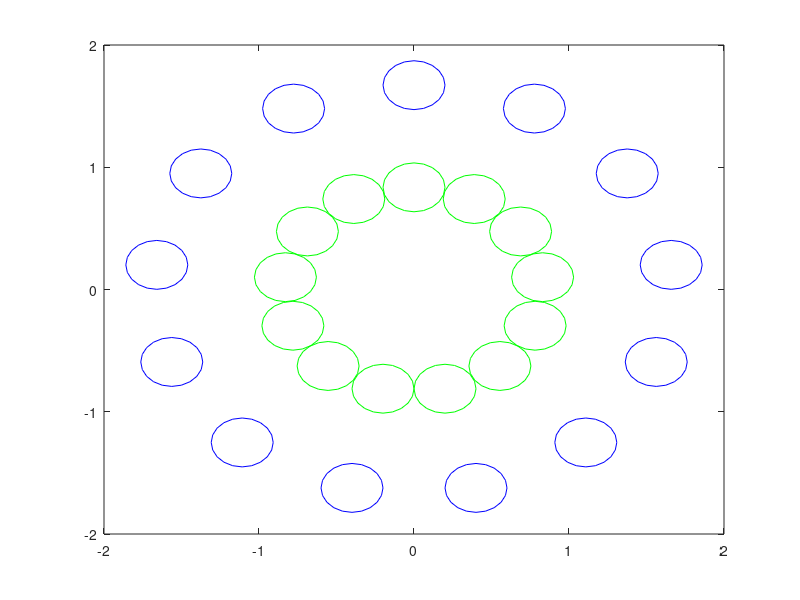

Source code (MATLAB): (Note: this script raises an error after producing the figure.)
function figure_overlap
% figure_overlap
% Draws a figure to explain the overlap calculation
n = 13;
B = .4;
w = B/2;
phi = pi/n;
rmin = w/sin(phi);
rmax = 2*rmin;
N = 1:n;
phis = 2*N*phi; % angle of spot centers, starting at vertical
O = rmin*[sin(phis') cos(phis')];
for i=1:n
  draw_circle(O(i,:), w, 'g');
end

phis3 = 2*N*phi; % same for outer spots
O3 = rmax*[sin(phis3') cos(phis3')];
for i=1:n
  draw_circle(O3(i,:), w, 'b');
end

% Indicate spot width, using last spot
phi4 = 2*N(end)*phi;
O4 = rmin*[sin(phi4) cos(phi4)];
dy = B;
draw_arrow(gca,O4+[-B B], O4+[-B/2 B],B/4,[-B B/4]);
draw_arrow(gca,O4+[B B], O4+[B/2 B],B/4,[-B B/4]);
hold on;
h = text(O4(1),O4(2)+B,'\it{B}','HorizontalAlignment','Center');
set(h,'FontUnits','Normalized');

draw_radius(2*7*phi, rmin, rmin/2, [B/4 0], '\it{r_{min}}');
draw_radius(2*8*phi, rmax, .75*rmax, [-B/3,B/4],'\it{r_{max}}', ...
  'horizontalalignment','center');

% Draw angle 2phi around the 3rd spot
phis2 = (2*3 + [-1 1])*phi;
E = (rmax+w)*[sin(phis2') cos(phis2')];
plot([0 E(1,1)],[0 E(1,2)],'k',[0 E(2,1)],[0 E(2,2)],'k');
draw_arc_arrow(gca, [0 0], 1.5*rmin, phis2(1)+[-phi,0], B/4);
draw_arc_arrow(gca, [0 0], 1.5*rmin, phis2(2)+[phi,0], B/4);

h = text(1.5*rmin*sin(phis(3)), 1.5*rmin*cos(phis(3)), '2\phi');
set(h,'horizontalalignment','center','FontUnits','Normalized');

hold off;
set(gca,'DataAspectRatio',[1 1 1],'XTick',[],'YTick',[]);
shg;

function draw_circle(O, r, c)
sth = linspace(0,2*pi,21);
x = O(1)+r*sin(sth);
y = O(2)+r*cos(sth);
plot(x,y,c);
hold on;

function h = draw_radius(phi, r, lblr, offset, varargin)
X = [0 r*sin(phi)];
Y = [0 r*cos(phi)];
hold on;
plot(X,Y,'k');
if nargin >= 5
  h = text(lblr*sin(phi)+offset(1), lblr*cos(phi)+offset(2), ...
    varargin{:});
  set(h,'FontUnits','Normalized');
end
